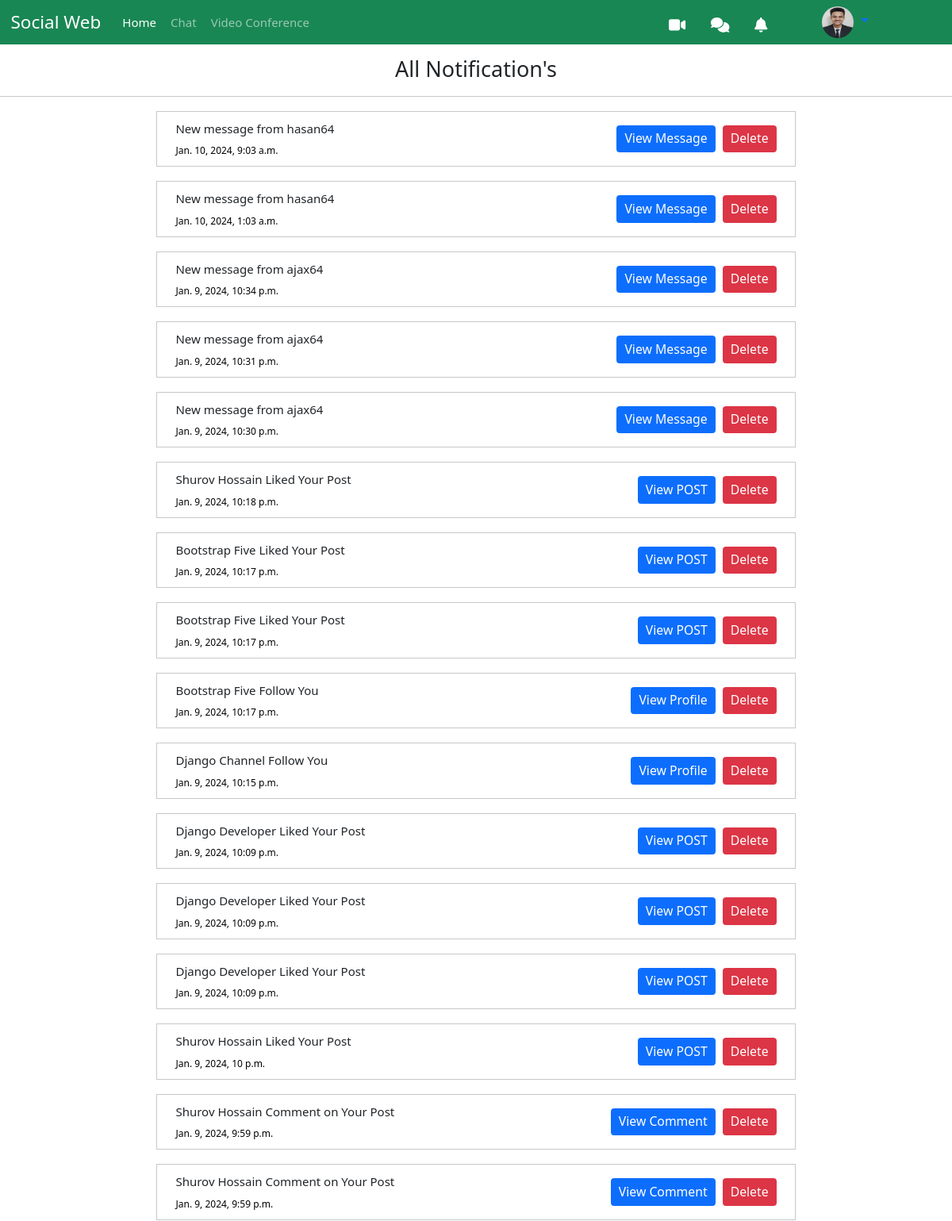
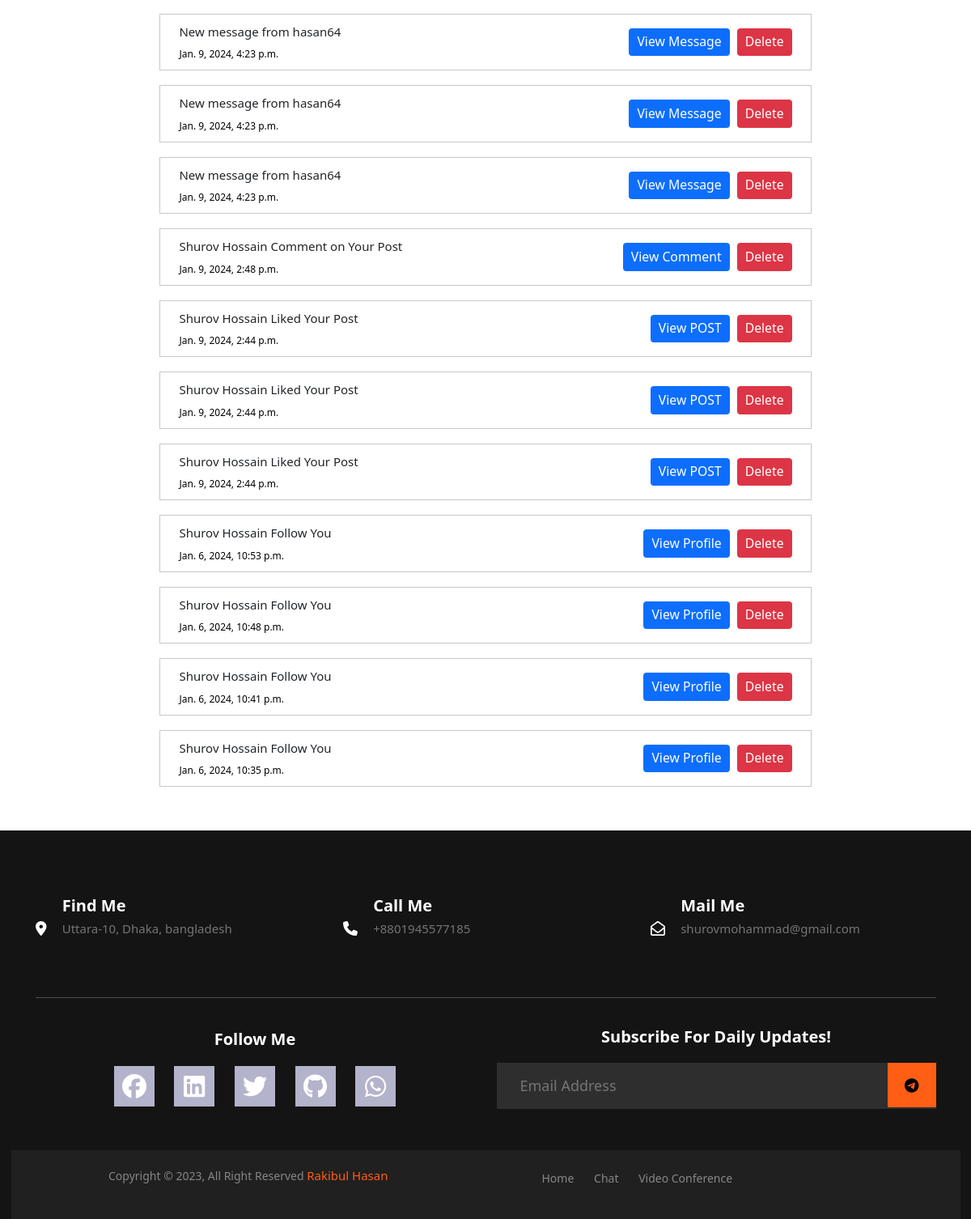
The app's page /chat/notification/ (signed in) with its own data (2 pictures, top to bottom).
### base/models.py (models this page shows, shortened)
class Profile(models.Model):
    user = models.OneToOneField(User, on_delete=models.CASCADE,  null=True, blank=True)
    bio = models.CharField(null=True, blank=True, max_length= 121)
    about = models.TextField(null=True, blank=True)
    profileimg = models.ImageField(upload_to='profile/', default='blank-profile-picture.png', max_length=250)
    location = models.CharField(max_length=100, null=True, blank=True)
    country = models.CharField(max_length=100,  null=True, blank=True)
    facebook =models.URLField(max_length=200, null=True, blank=True)
    twitter =models.URLField(max_length=200, null=True, blank=True)
    linkdin = models.URLField(max_length=200, null=True, blank=True)
    github = models.URLField(max_length=200, null=True, blank=True)
    created_at = models.DateTimeField(auto_now_add=True)
    updated_at = models.DateTimeField(auto_now=True)
    total_post = models.IntegerField(default=0)
    total_follower = models.IntegerField(default=0)
    total_following = models.IntegerField(default=0)
    followers = models.ManyToManyField(User, related_name='followers', blank=True)
    following = models.ManyToManyField(User, related_name='following', blank=True)
    blocklist = models.ManyToManyField(User, related_name='blocklist', blank=True)

### chat/models.py (models this page shows, shortened)
class Notification(models.Model):
    receiver = models.ForeignKey(User, on_delete=models.CASCADE, related_name='receiver')
    sender = models.ForeignKey(User, on_delete=models.CASCADE, related_name='sender')
    message = models.TextField()
    timestamp = models.DateTimeField(auto_now_add=True)
    is_read = models.BooleanField(default=False)
    like_notifcation = models.BooleanField(default=False)
    follow_notifcation = models.BooleanField(default=False)
    post_id = models.IntegerField(default=None, null=True)
    comment_id = models.IntegerField(default=None, null=True)
    comment_notifcation = models.BooleanField(default=False)
    replay_notifcation = models.BooleanField(default=False)

### chat/views.py (the view)
# urls.py: path('notification/', views.notification , name='notification'),
def notification(request):
    user_notifications = Notification.objects.filter(receiver=request.user).order_by('-timestamp')
    user_notifications.update(is_read=True)
    return render(request, 'chat/notification.html', {'user_notifications':user_notifications})

### chat/views.py (called while the page is built)
def custom_processor(request):
    if request.user.is_authenticated:
        notification_count = Notification.objects.filter(receiver=request.user, is_read= False).count()
    else:
        notification_count = 0
    return {"notification_count": notification_count}

### chat/templates/chat/notification.html
{% extends 'base/base.html' %}
{% block content %}
<h4 style="margin-top: 15px;" class="text-center">All Notification's</h4>
<hr>
<div class="container" id="notification-list">
    {% for user_notification in user_notifications %}
    {% if user_notification.receiver != user_notification.sender %}
    <div style="width: 70%; margin:auto; " class="mid-div">
        <div style="border: 1px solid #C7C8C9; padding : 10px;" class="row mb-3">
            <div class="col">
                <div class="notification"><p>{{ user_notification.message }}</a></p>
                    <span style="margin-top: -10px;" class="time">{{ user_notification.timestamp }}</span>
                </div>
            </div>
            <div class="col gap-2 d-flex align-items-center justify-content-end">
                {% if user_notification.like_notifcation == True %}
                <a href="{% url 'show_comment' user_notification.post_id %}" class="btn btn-sm btn-primary">View POST</a>
                {% elif user_notification.comment_notifcation == True %}
                <a href="{% url 'show_comment' user_notification.post_id %}" class="btn btn-sm btn-primary">View Comment</a>
                {% elif user_notification.replay_notifcation == True %}
                <a href="{% url 'show_replay' user_notification.post_id user_notification.comment_id %}" class="btn btn-sm btn-primary">View Replay</a>
                {% elif user_notification.follow_notifcation == True %}
                <a href="{% url 'profile' user_notification.sender.id %}" class="btn btn-sm btn-primary">View Profile</a>
                {% else %}
                <a href="{% url 'chat:chat_profile' user_notification.sender.username %}" class="btn btn-sm btn-primary">View Message</a>
                {% endif %}
                <a href="{% url 'chat:notification_delete' user_notification.id %}" onclick="return confirm('Are you sure?');" class="btn btn-sm btn-danger">Delete</a>
            </div>
        </div>
    </div>
    {% endif %}
    {% endfor %}
</div>
{% endblock content %}

### base/templates/base/nabvar.html (shortened to what this page needs)
<nav class="navbar navbar-expand-lg navbar-dark bg-success p-0">
    <div class="container-fluid">
      <div class="collapse navbar-collapse" id="navbarTogglerDemo01">
        <a class="navbar-brand" href="#">Social Web</a>
        <ul class="navbar-nav me-auto mb-2 mb-lg-0">
          <li class="nav-item">
            <a class="nav-link active" aria-current="page" href="/index/">Home</a>
          </li>
          <li class="nav-item">
            <a class="nav-link" href="{% url 'chat:chat_index' %}">Chat</a>
          </li>
          <li class="nav-item">
            <a class="nav-link" href="{% url 'video_conference:home' %}">Video Conference</a>
          </li>
        </ul>
        {% if request.user.is_authenticated %}
        <div class="menu mt-1">
          <a href="{% url 'video_conference:home' %}"><i class="fa-solid fa-video fa-lg me-4" style="color: #FFFFFF;"></i></a>
          <a href="{% url 'chat:chat_index' %}"><i class="fa-solid fa-comments fa-lg me-4" style="color: #FFFFFF;"></i></a>
          <div class="col d-inline-block">
            <a style="color: #FFFFFF;" href="{% url 'chat:notification' %}"><i class="fa-solid fa-bell fa-lg" style="color: #FFFFFF;"></i>
            </a>
          </div>
        </div>
        <div class="dropdown d-flex align-items-lg-center mt-0 me-lg-4 me-5 ms-5">
          <a class="btn btn-link dropdown-toggle" style="margin-right: 50px;" type="button" id="dropdownMenuButton2"
          data-bs-toggle="dropdown" aria-expanded="false">
            <img src="{{ user.profile.profileimg.url }}" width="40" height="40" class="rounded-circle">
          </a>
        </div>
        {% endif %}
      </div>
    </div>
  </nav>

### static/css/footer.css (style rules this page uses)
ul { margin: 0px; padding: 0px; }

### static/css/index.css (style rules this page uses)
:root { font-family: poppins,Helvetica, sans-serif; font-size: 18px; overflow-x: hidden; background-color: rgba(236, 236, 243, 0.815); --gray-- : rgb(110, 110, 110); --black--: rgb(31, 31, 31); --blue--: rgb(53, 137, 233); }
li { list-style: none; display: inline; }
a { text-decoration: none !important; }

### static/css/chat.css (style rules this page uses)
article, aside, details, figcaption, figure, footer, header, hgroup, menu, nav, section { display: block; }
body { line-height: 1.5; }
ol, ul { list-style: none; }
body { margin: 0; font-family: 'Open Sans', sans-serif; line-height: 1.5; -webkit-font-smoothing: antialiased; -moz-osx-font-smoothing: grayscale; }
html { min-height: 100%; -webkit-font-smoothing: antialiased; -moz-osx-font-smoothing: grayscale; }
h4 { font-size: 22px; }
p { font-size: 15px; }
a { text-decoration: none; font-size: 15px; }
* { margin-bottom: 0; }
.time { display: block; color: #000; font-size: 12px; line-height: 1.5; font-weight: 400; }

### static/css/profile.css (style rules this page uses)
body { margin-top:20px; color: #1a202c; text-align: left; background-color: #e2e8f0; }
.mb-3, .my-3 { margin-bottom: 1rem!important; }

### records on screen
Notification: message "New message from hasan64", timestamp "Jan. 10, 2024, 9:03 a.m.", like_notifcation "View Message"
Notification: message "New message from hasan64", timestamp "Jan. 10, 2024, 1:03 a.m.", like_notifcation "View Message"
Notification: message "New message from ajax64", timestamp "Jan. 9, 2024, 10:34 p.m.", like_notifcation "View Message"
Notification: message "New message from ajax64", timestamp "Jan. 9, 2024, 10:31 p.m.", like_notifcation "View Message"
Notification: message "New message from ajax64", timestamp "Jan. 9, 2024, 10:30 p.m.", like_notifcation "View Message"
Notification: message "Shurov Hossain Liked Your Post", timestamp "Jan. 9, 2024, 10:18 p.m.", like_notifcation "View POST"
Notification: message "Bootstrap Five Liked Your Post", timestamp "Jan. 9, 2024, 10:17 p.m.", like_notifcation "View POST"
Notification: message "Bootstrap Five Liked Your Post", timestamp "Jan. 9, 2024, 10:17 p.m.", like_notifcation "View POST"
Notification: message "Bootstrap Five Follow You", timestamp "Jan. 9, 2024, 10:17 p.m.", like_notifcation "View Profile"
Notification: message "Django Channel Follow You", timestamp "Jan. 9, 2024, 10:15 p.m.", like_notifcation "View Profile"
Notification: message "Django Developer Liked Your Post", timestamp "Jan. 9, 2024, 10:09 p.m.", like_notifcation "View POST"
Notification: message "Django Developer Liked Your Post", timestamp "Jan. 9, 2024, 10:09 p.m.", like_notifcation "View POST"
Notification: message "Django Developer Liked Your Post", timestamp "Jan. 9, 2024, 10:09 p.m.", like_notifcation "View POST"
Notification: message "Shurov Hossain Liked Your Post", timestamp "Jan. 9, 2024, 10 p.m.", like_notifcation "View POST"
Notification: message "Shurov Hossain Comment on Your Post", timestamp "Jan. 9, 2024, 9:59 p.m.", like_notifcation "View Comment"
Notification: message "Shurov Hossain Comment on Your Post", timestamp "Jan. 9, 2024, 9:59 p.m.", like_notifcation "View Comment"
Notification: message "New message from hasan64", timestamp "Jan. 9, 2024, 4:23 p.m.", like_notifcation "View Message"
Notification: message "New message from hasan64", timestamp "Jan. 9, 2024, 4:23 p.m.", like_notifcation "View Message"
Notification: message "New message from hasan64", timestamp "Jan. 9, 2024, 4:23 p.m.", like_notifcation "View Message"
Notification: message "Shurov Hossain Comment on Your Post", timestamp "Jan. 9, 2024, 2:48 p.m.", like_notifcation "View Comment"
Notification: message "Shurov Hossain Liked Your Post", timestamp "Jan. 9, 2024, 2:44 p.m.", like_notifcation "View POST"
Notification: message "Shurov Hossain Liked Your Post", timestamp "Jan. 9, 2024, 2:44 p.m.", like_notifcation "View POST"
Notification: message "Shurov Hossain Liked Your Post", timestamp "Jan. 9, 2024, 2:44 p.m.", like_notifcation "View POST"
Notification: message "Shurov Hossain Follow You", timestamp "Jan. 6, 2024, 10:53 p.m.", like_notifcation "View Profile"
Notification: message "Shurov Hossain Follow You", timestamp "Jan. 6, 2024, 10:48 p.m.", like_notifcation "View Profile"
Notification: message "Shurov Hossain Follow You", timestamp "Jan. 6, 2024, 10:41 p.m.", like_notifcation "View Profile"
Notification: message "Shurov Hossain Follow You", timestamp "Jan. 6, 2024, 10:35 p.m.", like_notifcation "View Profile"
